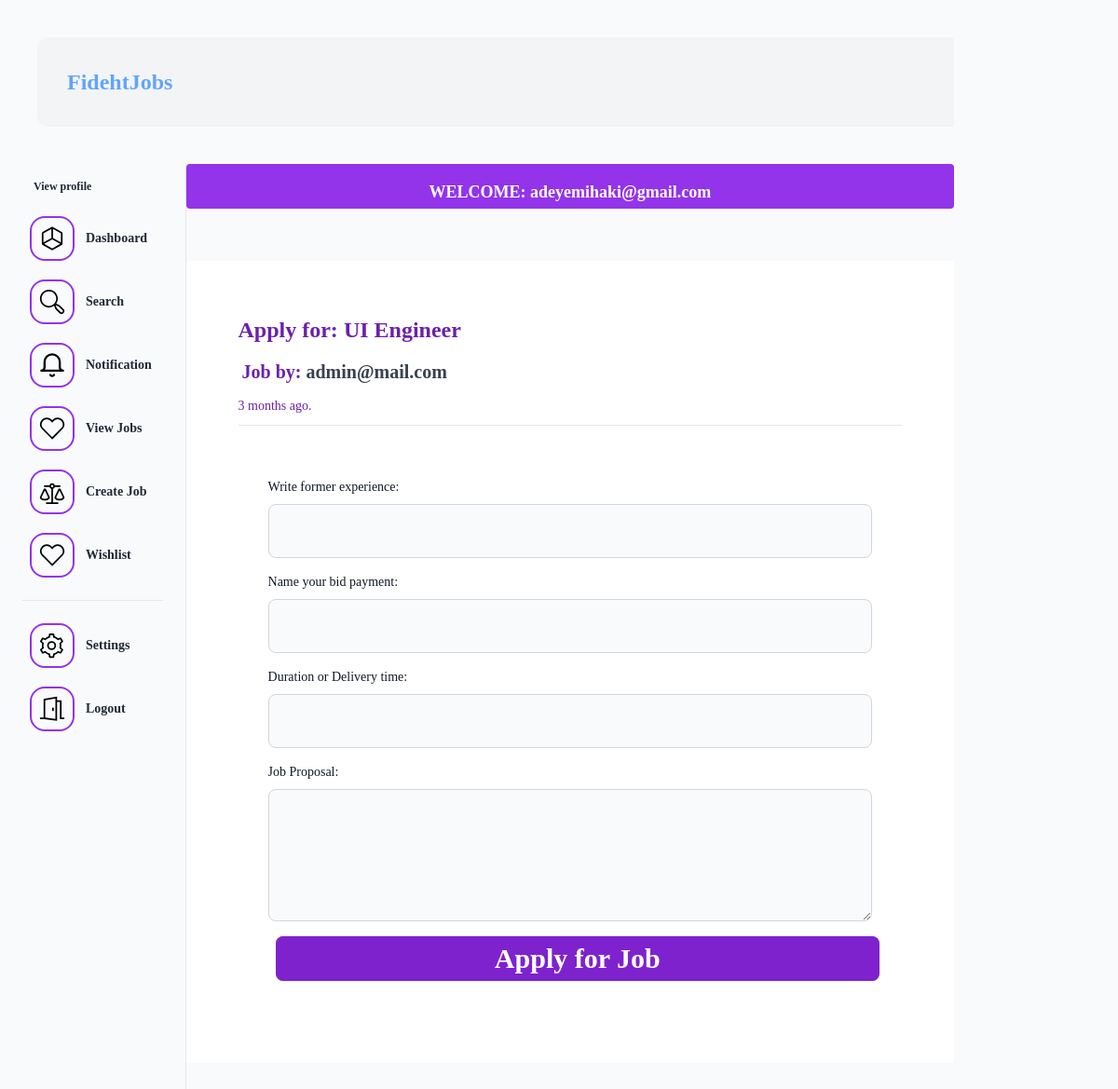
The app's page /job/fideht/jobs/job1/apply/ (signed in) with its own data.
### apps/users/models.py (models this page shows)
class CustomUser(AbstractUser):
    username = None
    email = models.EmailField(_('email address'), unique=True)
    USERNAME_FIELD = 'email'
    REQUIRED_FIELDS = []
    objects = CustomUserManager()
    def __str__(self):
        return self.email

### apps/job/models.py (models this page shows, shortened)
class Job(models.Model):
    title = models.CharField(max_length=223)
    description = models.TextField()
    detail = models.TextField(blank=True, null=True)
    duration = models.CharField(max_length=200,blank=True, null=True)
    payment_range = models.CharField(max_length=200,blank=True, null=True)
    remote = models.BooleanField(default=False,blank=True, null=True)
    experience = models.CharField(max_length=200,blank=True, null=True)
    created_by = models.ForeignKey(settings.AUTH_USER_MODEL, related_name='jobs',on_delete=models.CASCADE)
    created_on = models.DateTimeField(auto_now_add=True)
    change_at = models.DateTimeField(auto_now=True)

### apps/job/views.py (the view, shortened to what this page needs)
# urls.py: path('fideht/jobs/job<int:pk>/apply/',JobApplication.as_view(),name='job-apply'),
class JobApplication(View,LoginRequiredMixin,UserPassesTestMixin):
    def get(self, request,pk,*args, **kwargs):
        job = Job.objects.get(pk=pk)
        context= {
                'job':job,
            }
        return render(request,'job/job-apply.html',context)

### apps/notification/context_processor.py (called while the page is built)
def get_notifications(request):
    if request.user.is_authenticated:
        read_notifications = request.user.notifications.filter(is_read=True)
        unread_notifications = request.user.notifications.filter(is_read=False)
        context ={
            'read_notifications': read_notifications,
            'unread_notifications': unread_notifications
        }
        return context
    else:
        context ={
            'read_notifications': [],
            'unread_notifications': []
        }
        return context

### apps/job/templates/job/job-apply.html (shortened to what this page needs)
{% extends 'user/dashboard.html' %}
{% block body %}
<div class="bg-white mx-auto my-14 text-3xl font-bold p-14 rounded border-3 border-gray-200">
    <h5 class="text-2xl font-bold leading-normal mt-0 mb-2 text-purple-800">
        Apply for: {{job.title}}
    </h5>
    <div class="text-xl font-bold leading-normal mt-0 mb-2 text-purple-800">
        <h3 hx-boost="true" class="text-left p-1  ">Job by:
            <a href="{% url 'users:profile' job.created_by%}" class="font-semibold cursor-pointer text-gray-700">{% if job.created_by.profile.username %}{{job.created_by.profile.username}} {% else %}{{job.created_by}}{% endif %}</a>
        </h3>
        <span class="text-sm font-thin">{{job.created_on|timesince}} ago.</span>
    </div>
    <hr class="mb-2" />
    <div hx-boost="true" class="">
    {% include 'job/partials/apply-form.html' %}
    </div>
</div>
{% endblock body %}

### apps/users/templates/user/dashboard.html (shortened to what this page needs)
{% extends 'base.html' %}
{% block content %}
<div class="flex h-screen container w-full">
    <div class="w-1/5 border-r border-lighter text-xl text-gray-800 font-semibold flex flex-col space-4 px-2 lg:px-6 py-2">
        <div class=" p-2 space-y-2">
            <div class="flex justify-start">
                <span class="flex items-center space-x-1">
                    <a href="{% url 'users:profile' request.user.email%}" class="text-xs ml-1 hover:underline text-coolGray-600">View profile</a>
                </span>
            </div>
        </div>
        <div class="divide-y divide-coolGray-300">
            <ul class="pt-2 pb-4 space-y-1 text-sm">
                <li hx-boost="true" class="bg-coolGray-100 text-coolGray-900">
                    <a href="{% url 'users:dashboard' %}" class="flex items-center p-2 space-x-3 rounded-md">
                        <span class="hidden md:block">Dashboard</span>
                    </a>
                </li>
                <li hx-boost="true">
                    <a href="{% url 'job:search' %}" class="flex items-center p-2 space-x-3 rounded-md">
                        <span class="hidden md:block">Search</span>
                    </a>
                </li>
                <li hx-boost="true">
                    <a href="{% url 'notification:notification' %}" class="flex items-center p-2 space-x-3 rounded-md">
                        <button>
                        </button>
                        <span class="hidden md:block">Notification</span>
                    </a>
                </li>
                {% if request.user.profile.is_employer %}
                <li hx-boost="true">
                    <a href="{% url 'job:job-list' %}" class="flex items-center p-2 space-x-3 rounded-md">
                        <span class="hidden md:block">View Jobs</span>
                    </a>
                </li>
                <li hx-boost="true">
                    <a href="{% url 'job:create-job' %}" class="flex items-center p-2 space-x-3 rounded-md">
                        <span class="hidden md:block">Create Job</span>
                    </a>
                </li>
                {% endif %}
                <li hx-boost="true">
                    <a href="" class="flex items-center p-2 space-x-3 rounded-md">
                        <span class="hidden md:block">Wishlist</span>
                    </a>
                </li>
            </ul>
            <ul class="pt-4 pb-2 space-y-1 text-sm">
                <li hx-boost="true">
                    <a href="#" class="flex items-center p-2 space-x-3 rounded-md">
                        <span class="hidden md:block">Settings</span>
                    </a>
                </li>
                <li hx-boost="true">
                    <a href="{% url 'core:logout' %}" class="flex items-center p-2 space-x-3 rounded-md">
                        <span class="hidden md:block">Logout</span>
                    </a>
                </li>
            </ul>
        </div>
    </div>
    <div class="w-5/6 h-full">
    <div>
        <h1 class="text-lg font-bold text-center bg-purple-600 w-full h-12 text-white rounded p-4">WELCOME: {{request.user.email}}</h1>
    </div>
    {% block body %}{% endblock body %}
    </div>
  </div>
{% endblock content %}

### records on screen
CustomUser: user.email "adeyemihaki@gmail.com"
Job: title "UI Engineer", created_by "admin@mail.com", created_on "3 months"
